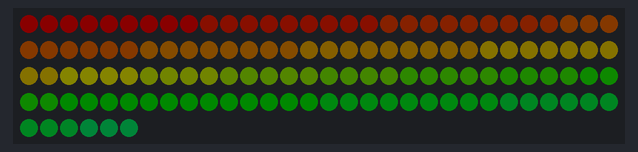
A sketch run on a simulated Arduino Uno, built with avr-gcc and run on an emulated ATmega328P. On the bench: 126 RGB LEDs in strip order, left to right, continuing on the next row. Dim RGB values are drawn brighter than linear.

Above: at 0.16 s.
At 4.37 s:
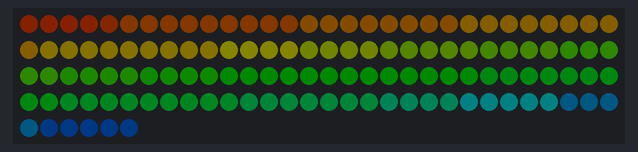
At 10.2 s:
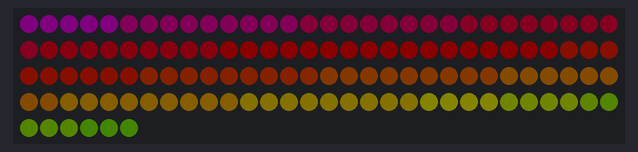
At 19.92 s:
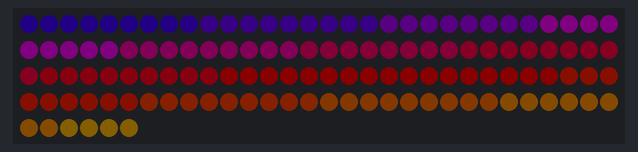
At 29.63 s:
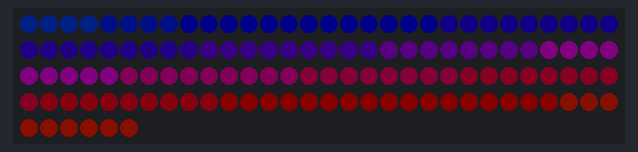
At 39.67 s:
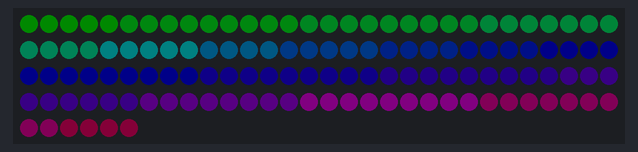

The sketch:

rainbow.ino
```cpp
#include <FastLED.h>

#define DATA_PIN 8
#define LED_TYPE WS2811
#define COLOR_ORDER GRB
#define NUM_LEDS 126

#define SATURATION 255
#define BRIGHTNESS 50

CRGB leds[NUM_LEDS];

void setup() {
  Serial.begin(115200);
  FastLED.addLeds<LED_TYPE,DATA_PIN,COLOR_ORDER>(leds, NUM_LEDS).setCorrection(TypicalLEDStrip);
}

void loop() {
  for (int j = 0; j < 255; j++) {
    for (int i = 0; i < NUM_LEDS; i++) {
      leds[i] = CHSV(i - (j * 2), SATURATION, BRIGHTNESS);
    }
    FastLED.show();
    delay(30);
  }
}
```
